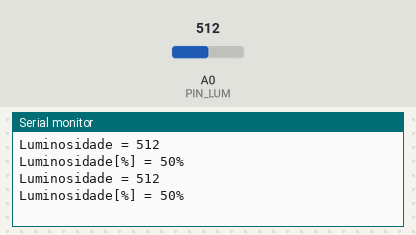
This sketch was run on a simulated Arduino Uno, built with avr-gcc and run on an emulated ATmega328P. On the bench: the last lines printed to the serial monitor. The test bench sets the inputs (shaded band); at power-on: A0 (PIN_LUM) = 512.

Above: at 3.8 s.
3.9 s: A0 (PIN_LUM) set to 716
At 7.1 s:
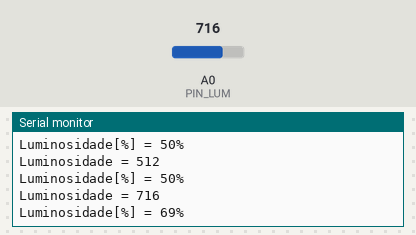
7.8 s: A0 (PIN_LUM) set to 900
At 9.4 s:
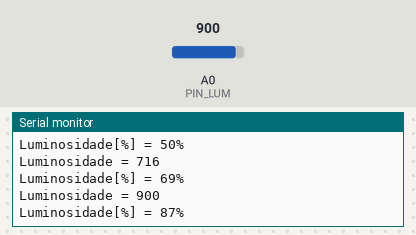
Timing chart, 0 to 10.9 s (numbered marks = the images above; inputs shaded):
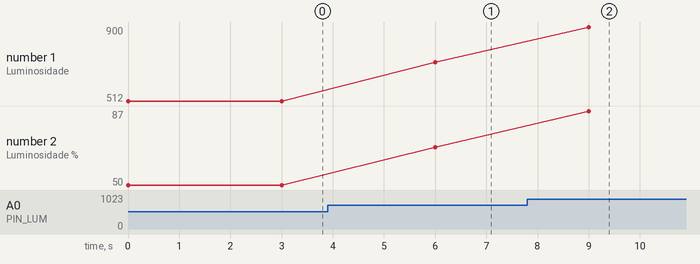

The sketch:

Luminosidade.ino
```cpp
/*
  Luminosidade
*/

#define PIN_LUM A0

// the setup function runs once when you press reset or power the board
void setup() {
  Serial.begin(115200);
}

// the loop function runs over and over again forever
void loop() {
 int luminosidade = analogRead(PIN_LUM);
 Serial.print("Luminosidade = " );
 Serial.println(luminosidade);

 int luminosidade_perc = map(luminosidade, 0, 1023, 0, 100);
 Serial.print("Luminosidade[%] = " );
 Serial.print(luminosidade_perc);
 Serial.println("%");

 delay(3000);
}
```

Measured:
- after the input at 3.9 s, the serial monitor: prints a new line after 2.1 s (image 1)
- after the input at 7.8 s, the serial monitor: prints a new line after 1.2 s (image 2)
- plotted number 1: 512 → 716 after the input at 3.9 s, 716 → 900 after the input at 7.8 s
- plotted number 2: 50 → 69 after the input at 3.9 s, 69 → 87 after the input at 7.8 s
